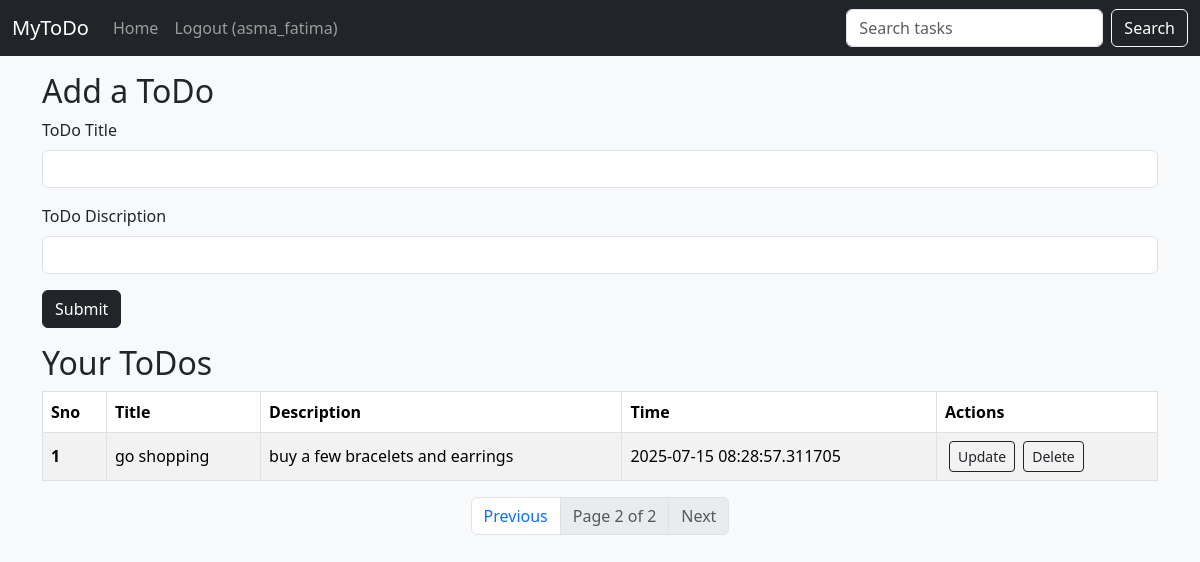
/?q=&page=2 (signed in), run on the app's committed database.
### models.py (models this page shows)
class Todo(db.Model):
    sno = db.Column(db.Integer, primary_key=True)
    title = db.Column(db.String(200), nullable=False)
    desc = db.Column(db.String(200), nullable=False)
    date_created = db.Column(db.DateTime, default=datetime.utcnow)
    user_id = db.Column(db.Integer, db.ForeignKey('user.id'), nullable=False)

### app.py (the view, shortened to what this page needs)
@app.route("/", methods=["GET", "POST"])
def hello_world():
    if "user_id" not in session:
        return redirect("/login")
    search_query = request.args.get("q", "")
    page = request.args.get("page", 1, type=int)
    per_page = 5
    query = Todo.query.filter_by(user_id=session["user_id"])
    if search_query:
        query = query.filter(
            Todo.title.ilike(f"%{search_query}%") | Todo.desc.ilike(f"%{search_query}%")
        )
    pagination = query.order_by(Todo.date_created.desc()).paginate(page=page, per_page=per_page)
    todos = pagination.items
    return render_template("index.html", allTodo=todos, pagination=pagination, search_query=search_query)

### templates/index.html (shortened to what this page needs)
{% extends 'base.html' %}
{% block body %}
<div class="container my-3">
  <h2>Add a ToDo</h2>
  <form action="/" method="POST">
    <div class="mb-3">
      <label for="title" class="form-label">ToDo Title</label>
      <input type="text" class="form-control" name="title" id="title" aria-describedby="emailHelp">
    </div>
    <div class="mb-3">
      <label for="desc" class="form-label">ToDo Discription</label>
      <input type="text" class="form-control" name="desc" id="desc">
    </div>
    <button type="submit" class="btn btn-dark">Submit</button>
  </form>
</div>
<div class="container my-3">
  <h2>Your ToDos</h2>
  {% if allTodo|length==0 %}
  <div class="alert alert-dark" role="alert">
    No records found! Add your first record NOW!
  </div>
  {% else %}
  <table class="table table-striped table-hover table-bordered align-middle">
    <thead>
      <tr>
        <th scope="col">Sno</th>
        <th scope="col">Title</th>
        <th scope="col">Description</th>
        <th scope="col">Time</th>
        <th scope="col">Actions</th>
      </tr>
    </thead>
    <tbody>
      {% for todo in allTodo %}
      <tr>
        <th scope="row">{{loop.index}}</th>
        <td>{{todo.title}}</td>
        <td>{{todo.desc}}</td>
        <td>{{todo.date_created}}</td>
        <td>
          <a href="/update/{{todo.sno}}" <button type="button" class="btn btn-outline-dark btn-sm mx-1">Update</button>
            <a href="/delete/{{todo.sno}}" <button type="button"
              class="btn btn-outline-dark btn-sm mx-1">Delete</button>
        </td>
      </tr>
      {% endfor %}
    </tbody>
  </table>
  <nav aria-label="Page navigation">
    <ul class="pagination justify-content-center">
      {% if pagination.has_prev %}
      <li class="page-item">
        <a class="page-link" href="?q={{ search_query }}&page={{ pagination.prev_num }}">Previous</a>
      </li>
      {% else %}
      <li class="page-item disabled"><span class="page-link">Previous</span></li>
      {% endif %}
      <li class="page-item disabled">
        <span class="page-link">Page {{ pagination.page }} of {{ pagination.pages }}</span>
      </li>
      {% if pagination.has_next %}
      <li class="page-item">
        <a class="page-link" href="?q={{ search_query }}&page={{ pagination.next_num }}">Next</a>
      </li>
      {% else %}
      <li class="page-item disabled"><span class="page-link">Next</span></li>
      {% endif %}
    </ul>
  </nav>
  {% endif %}
</div>
{% endblock body %}

### data on the page
Todo: title "go shopping", desc "buy a few bracelets and earrings", date_created "2025-07-15 08:28:57.311705"

### other printed values
{{ session.username }} "asma_fatima"
{{ pagination.page }} "2"
{{ pagination.pages }} "2"
